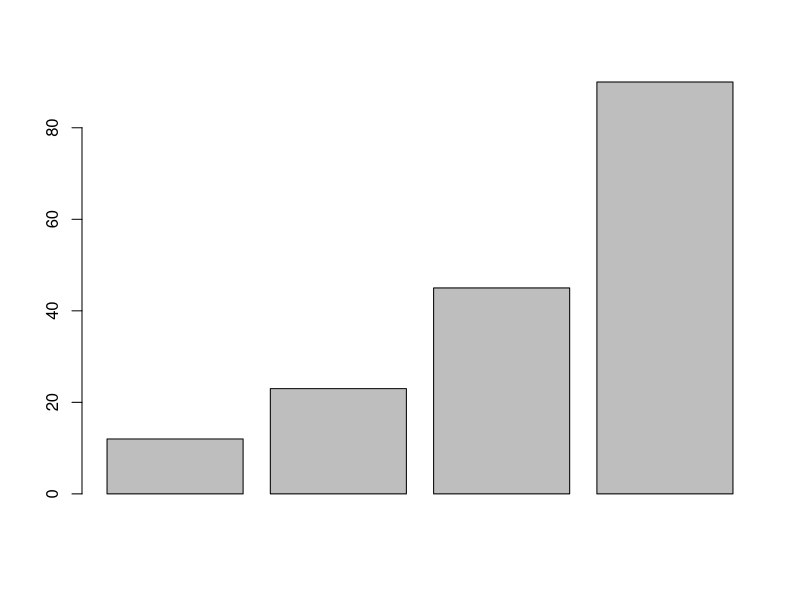
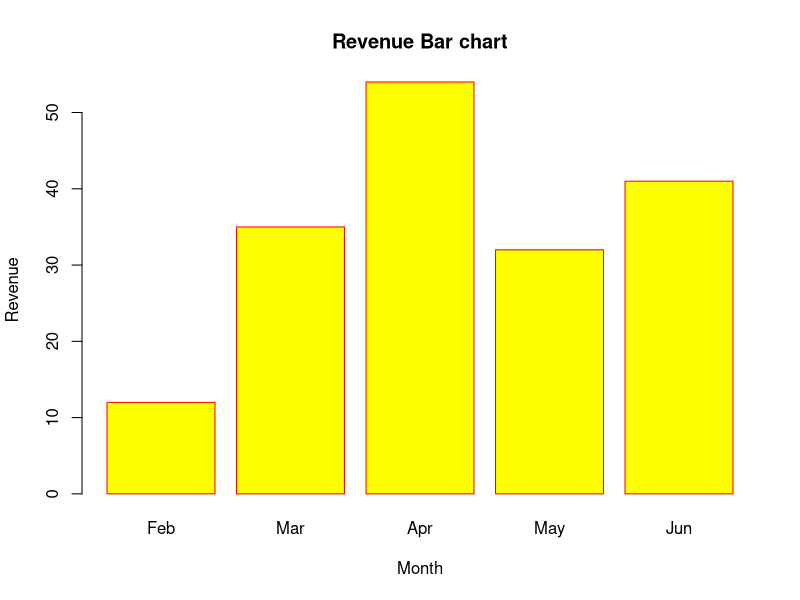

Reproduce these figures in R, in order.
#bar chart
H1<-c(12,23,45,90)
barplot(H1)

H2<-c(12,35,54,32,41)
M2<-c("Feb","Mar","Apr","May","Jun")
barplot(H2,names.arg=M2,xlab="Month",ylab="Revenue",col="Yellow",
        main="Revenue Bar chart",border="red")
